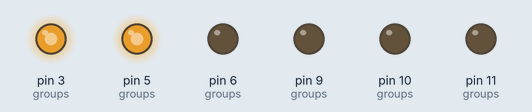
Simulated run of this sketch. Board: Arduino Uno, built with avr-gcc and run on an emulated ATmega328P. Parts: output pins drawn as LEDs (lit = HIGH). Random numbers use the default seed unless the sketch sets one.

Above: at 0.1 s.
At 1.1 s:
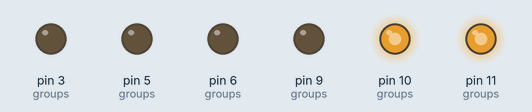
At 11.9 s:
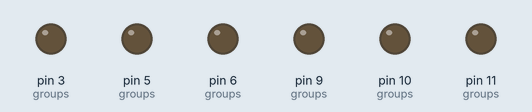
At 17.1 s:
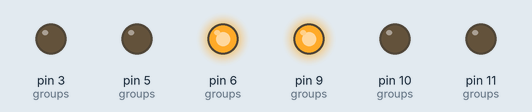
At 29.55 s:
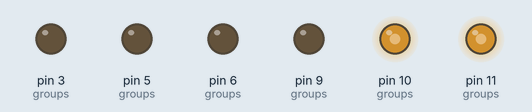
At 39.95 s:
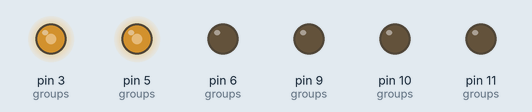
Timing chart, 0 to 40.0 s (numbered marks = the images above):
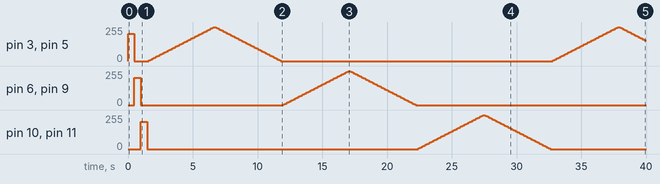

The sketch:

fading_leds_rgb.ino
```cpp
// -*- mode: c; -*-

// Gradually changes brightness of LEDs (fades and brighter) connected
// to analog out pins

// number of LEDs
const int GROUPS_COUNT = 3;
// pins that these LEDs are connected to
const int groups[3][2] =
  {{3, 5},
   {6, 9},
   {10, 11}};

// value output to the pin
int values[GROUPS_COUNT];
// change between cycles
int deltas[GROUPS_COUNT];

void setGroup(int group, int value) {
  values[group] = value;
  analogWrite(groups[group][0], value);
  analogWrite(groups[group][1], value);
}

void setup() {
  // put your setup code here, to run once:
  for (int i = 0; i < GROUPS_COUNT; ++i) {
    pinMode(groups[i][0], OUTPUT);
    pinMode(groups[i][1], OUTPUT);
    setGroup(i, 205);
    deltas[i] = 5 + random(5);
    delay(500);
    setGroup(i, 0);
  }
}

void loop() {
  // put your main code here, to run repeatedly:
  for (int group = 0; group < GROUPS_COUNT; ++group) {
    int val = 0;
    while (val < 255) {
      setGroup(group, val);
      val += 5;
      // wait for N milliseconds to see the dimming effect
      delay(100);
    }
    val = 255;
    setGroup(group, val);
    delay(100);

    while (val > 0) {
      setGroup(group, val);
      val -= 5;
      // wait for N milliseconds to see the dimming effect
      delay(100);
    }
    setGroup(group, 0);
    // wait for N milliseconds to see the dimming effect
    delay(100);
  }
}
```

Measured:
- by itself, pin 6 (groups), pin 9 (groups): 205/255 → 0/255 at 1.0 s, → 5/255 11.0 s later, → 10/255 0.10 s later, → 15/255 0.10 s later, … (103 changes in this stretch)
- by itself, pin 10 (groups), pin 11 (groups): 205/255 → 0/255 at 1.5 s, → 5/255 20.9 s later, → 10/255 0.10 s later, → 15/255 0.10 s later, … (103 changes in this stretch)
